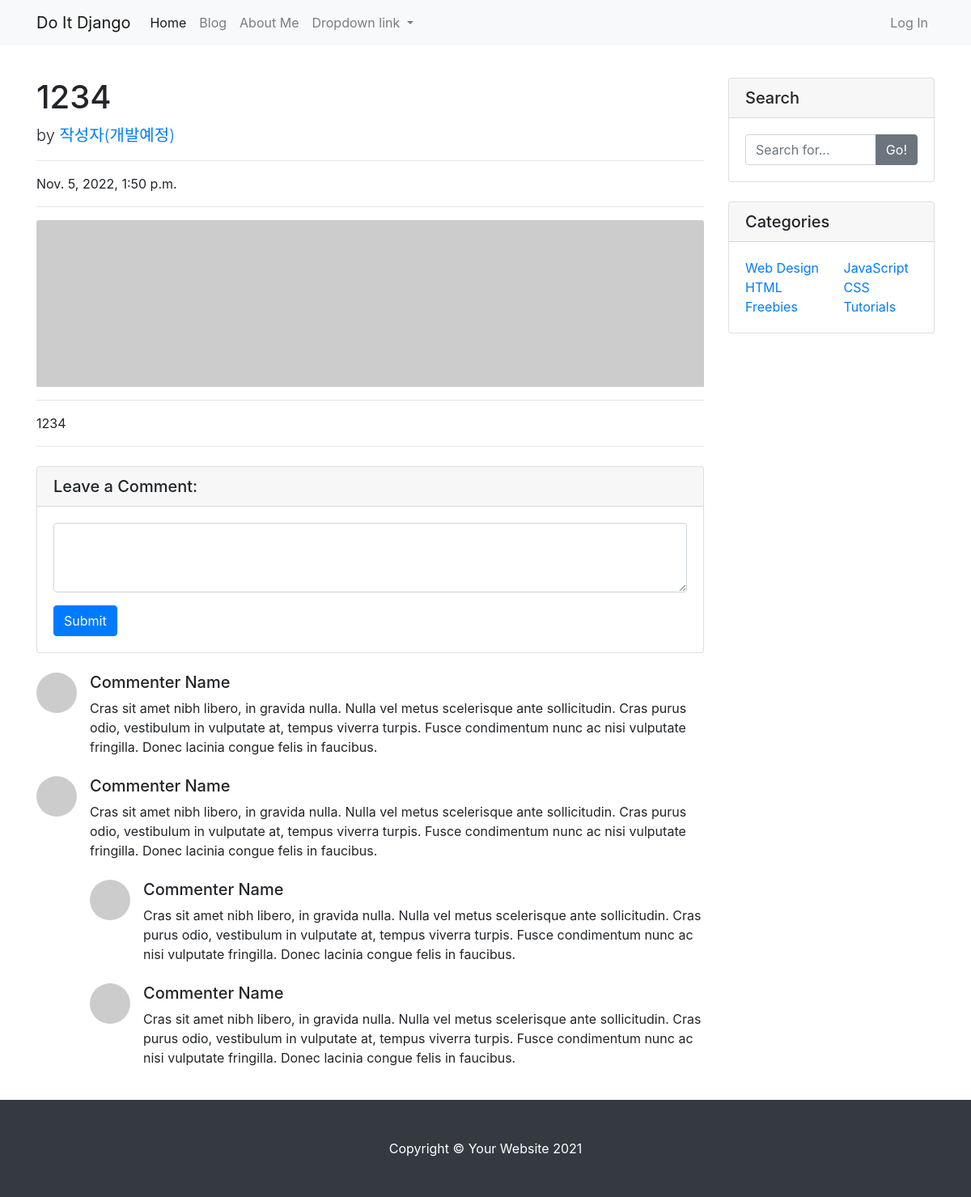
Page /blog/1/ on the committed database.
### blog/models.py (models this page shows, shortened)
class Post(models.Model):
    title = models.CharField(max_length=30)
    content = models.TextField()
    head_image = models.ImageField(upload_to='blog/images/%Y/%m/%d/', blank=True)
    created_at = models.DateTimeField(auto_now_add=True)
    updated_at = models.DateTimeField(auto_now=True)

### blog/views.py (the view)
# urls.py: path('<int:pk>/', views.PostDetail.as_view()),
class PostDetail(DetailView):
    model = Post

### blog/templates/blog/post_detail.html (shortened to what this page needs)
{% extends 'blog/base.html' %}
{% block main_area %}
<div id="post-area">
    <h1 class="mt-4">{{ post.title }}</h1>
    <p class="lead">
        by
        <a href="#">작성자(개발예정)</a>
    </p>
    <hr>
    <p>{{ post.created_at }}</p>
    <hr>
    {% if p.head.image %}
    <img class="img-fluid rounded" src="{{ p.head_image.url }}" alt="">
    {% else %}
    <img class="card-img-top" src="https://picsum.photos/seed/{{p.id}}/800/200" alt="random_image">
    {% endif %}
    <hr>
    <p>{{ post.content }}</p>
    <hr>
</div>
<div id="comment-area">
    <div class="card my-4">
        <h5 class="card-header">Leave a Comment:</h5>
        <div class="card-body">
            <form>
                <div class="form-group">
                    <textarea class="form-control" rows="3"></textarea>
                </div>
                <button type="submit" class="btn btn-primary">Submit</button>
            </form>
        </div>
    </div>
    <div class="media mb-4">
        <img class="d-flex mr-3 rounded-circle" src="http://placehold.it/50x50" alt="">
        <div class="media-body">
            <h5 class="mt-0">Commenter Name</h5>
            Cras sit amet nibh libero, in gravida nulla. Nulla vel metus scelerisque ante sollicitudin. Cras
            purus odio, vestibulum in vulputate at, tempus viverra turpis. Fusce condimentum nunc ac nisi
            vulputate fringilla. Donec lacinia congue felis in faucibus.
        </div>
    </div>
    <div class="media mb-4">
        <img class="d-flex mr-3 rounded-circle" src="http://placehold.it/50x50" alt="">
        <div class="media-body">
            <h5 class="mt-0">Commenter Name</h5>
            Cras sit amet nibh libero, in gravida nulla. Nulla vel metus scelerisque ante sollicitudin. Cras
            purus odio, vestibulum in vulputate at, tempus viverra turpis. Fusce condimentum nunc ac nisi
            vulputate fringilla. Donec lacinia congue felis in faucibus.
            <div class="media mt-4">
                <img class="d-flex mr-3 rounded-circle" src="http://placehold.it/50x50" alt="">
                <div class="media-body">
                    <h5 class="mt-0">Commenter Name</h5>
                    Cras sit amet nibh libero, in gravida nulla. Nulla vel metus scelerisque ante sollicitudin.
                    Cras purus odio, vestibulum in vulputate at, tempus viverra turpis. Fusce condimentum nunc
                    ac nisi vulputate fringilla. Donec lacinia congue felis in faucibus.
                </div>
            </div>
            <div class="media mt-4">
                <img class="d-flex mr-3 rounded-circle" src="http://placehold.it/50x50" alt="">
                <div class="media-body">
                    <h5 class="mt-0">Commenter Name</h5>
                    Cras sit amet nibh libero, in gravida nulla. Nulla vel metus scelerisque ante sollicitudin.
                    Cras purus odio, vestibulum in vulputate at, tempus viverra turpis. Fusce condimentum nunc
                    ac nisi vulputate fringilla. Donec lacinia congue felis in faucibus.
                </div>
            </div>
        </div>
    </div>
</div>
{% endblock %}

### rows in the picture
Post: title "1234", created_at "Nov. 5, 2022, 1:50 p.m.", content "1234"
